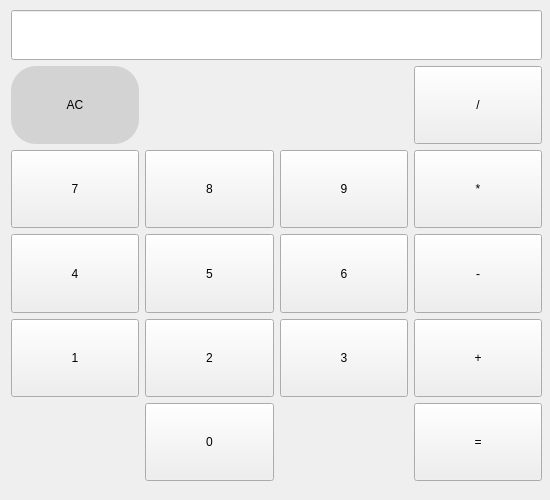
<?xml version="1.0" encoding="UTF-8"?>
<ui version="4.0">
 <class>MainWindow</class>
 <widget class="QMainWindow" name="MainWindow">
  <property name="geometry">
   <rect>
    <x>0</x>
    <y>0</y>
    <width>550</width>
    <height>500</height>
   </rect>
  </property>
  <property name="sizePolicy">
   <sizepolicy hsizetype="Fixed" vsizetype="Fixed">
    <horstretch>0</horstretch>
    <verstretch>0</verstretch>
   </sizepolicy>
  </property>
  <property name="minimumSize">
   <size>
    <width>550</width>
    <height>500</height>
   </size>
  </property>
  <property name="maximumSize">
   <size>
    <width>550</width>
    <height>500</height>
   </size>
  </property>
  <property name="windowTitle">
   <string>MainWindow</string>
  </property>
  <widget class="QWidget" name="centralwidget">
   <property name="sizePolicy">
    <sizepolicy hsizetype="Expanding" vsizetype="Expanding">
     <horstretch>0</horstretch>
     <verstretch>0</verstretch>
    </sizepolicy>
   </property>
   <widget class="QWidget" name="layoutWidget">
    <property name="geometry">
     <rect>
      <x>11</x>
      <y>10</y>
      <width>531</width>
      <height>471</height>
     </rect>
    </property>
    <layout class="QVBoxLayout" name="verticalLayout">
     <item>
      <widget class="QLineEdit" name="Display">
       <property name="sizePolicy">
        <sizepolicy hsizetype="Expanding" vsizetype="Fixed">
         <horstretch>0</horstretch>
         <verstretch>5</verstretch>
        </sizepolicy>
       </property>
       <property name="minimumSize">
        <size>
         <width>0</width>
         <height>50</height>
        </size>
       </property>
       <property name="readOnly">
        <bool>true</bool>
       </property>
      </widget>
     </item>
     <item>
      <layout class="QGridLayout" name="gridLayout">
       <item row="0" column="1" colspan="2">
        <spacer name="horizontalSpacer_2">
         <property name="orientation">
          <enum>Qt::Horizontal</enum>
         </property>
         <property name="sizeHint" stdset="0">
          <size>
           <width>40</width>
           <height>20</height>
          </size>
         </property>
        </spacer>
       </item>
       <item row="2" column="1">
        <widget class="QPushButton" name="btn5">
         <property name="sizePolicy">
          <sizepolicy hsizetype="Expanding" vsizetype="Expanding">
           <horstretch>100</horstretch>
           <verstretch>100</verstretch>
          </sizepolicy>
         </property>
         <property name="styleSheet">
          <string notr="true">
QPushButton:pressed {
    background-color: #A9A9A9; border: 1px solid gray;
	border-radius: 0px;
	padding: 5px;
}</string>
         </property>
         <property name="text">
          <string>5</string>
         </property>
        </widget>
       </item>
       <item row="3" column="4">
        <widget class="QPushButton" name="btnAdd">
         <property name="sizePolicy">
          <sizepolicy hsizetype="Expanding" vsizetype="Expanding">
           <horstretch>100</horstretch>
           <verstretch>100</verstretch>
          </sizepolicy>
         </property>
         <property name="styleSheet">
          <string notr="true">
QPushButton:pressed {
    background-color: #A9A9A9; border: 1px solid gray;
	border-radius: 0px;
	padding: 5px;
}</string>
         </property>
         <property name="text">
          <string>+</string>
         </property>
        </widget>
       </item>
       <item row="1" column="1">
        <widget class="QPushButton" name="btn8">
         <property name="sizePolicy">
          <sizepolicy hsizetype="Expanding" vsizetype="Expanding">
           <horstretch>100</horstretch>
           <verstretch>100</verstretch>
          </sizepolicy>
         </property>
         <property name="styleSheet">
          <string notr="true">
QPushButton:pressed {
    background-color: #A9A9A9; border: 1px solid gray;
	border-radius: 0px;
	padding: 5px;
}</string>
         </property>
         <property name="text">
          <string>8</string>
         </property>
        </widget>
       </item>
       <item row="3" column="0">
        <widget class="QPushButton" name="btn1">
         <property name="sizePolicy">
          <sizepolicy hsizetype="Expanding" vsizetype="Expanding">
           <horstretch>100</horstretch>
           <verstretch>100</verstretch>
          </sizepolicy>
         </property>
         <property name="styleSheet">
          <string notr="true">
QPushButton:pressed {
    background-color: #A9A9A9; border: 1px solid gray;
	border-radius: 0px;
	padding: 5px;
}</string>
         </property>
         <property name="text">
          <string>1</string>
         </property>
        </widget>
       </item>
       <item row="5" column="4">
        <widget class="QPushButton" name="btnEq">
         <property name="sizePolicy">
          <sizepolicy hsizetype="Expanding" vsizetype="Expanding">
           <horstretch>100</horstretch>
           <verstretch>100</verstretch>
          </sizepolicy>
         </property>
         <property name="styleSheet">
          <string notr="true">
QPushButton:pressed {
    background-color: #A9A9A9; border: 1px solid gray;
	border-radius: 0px;
	padding: 5px;
}</string>
         </property>
         <property name="text">
          <string>=</string>
         </property>
        </widget>
       </item>
       <item row="0" column="4">
        <widget class="QPushButton" name="btnDiv">
         <property name="sizePolicy">
          <sizepolicy hsizetype="Expanding" vsizetype="Expanding">
           <horstretch>100</horstretch>
           <verstretch>100</verstretch>
          </sizepolicy>
         </property>
         <property name="minimumSize">
          <size>
           <width>90</width>
           <height>0</height>
          </size>
         </property>
         <property name="styleSheet">
          <string notr="true">
QPushButton:pressed {
    background-color: #A9A9A9; border: 1px solid gray;
	border-radius: 0px;
	padding: 5px;
}</string>
         </property>
         <property name="text">
          <string>/</string>
         </property>
        </widget>
       </item>
       <item row="1" column="4">
        <widget class="QPushButton" name="btnMul">
         <property name="sizePolicy">
          <sizepolicy hsizetype="Expanding" vsizetype="Expanding">
           <horstretch>100</horstretch>
           <verstretch>100</verstretch>
          </sizepolicy>
         </property>
         <property name="styleSheet">
          <string notr="true">
QPushButton:pressed {
    background-color: #A9A9A9; border: 1px solid gray;
	border-radius: 0px;
	padding: 5px;
}</string>
         </property>
         <property name="text">
          <string>*</string>
         </property>
        </widget>
       </item>
       <item row="0" column="0">
        <widget class="QPushButton" name="btnClr">
         <property name="sizePolicy">
          <sizepolicy hsizetype="Expanding" vsizetype="Expanding">
           <horstretch>100</horstretch>
           <verstretch>100</verstretch>
          </sizepolicy>
         </property>
         <property name="styleSheet">
          <string notr="true">QPushButton{

border-radius: 25px;
  background: #D3D3D3 ;
  padding: 20px;
	color: black;
}

QPushButton:pressed {
    background-color: #A9A9A9; border: 1px solid gray;
	border-radius: 25px;
  	background: #D3D3D3 ;
  	padding: 20px;
	color: white;
}</string>
         </property>
         <property name="text">
          <string>AC</string>
         </property>
        </widget>
       </item>
       <item row="2" column="4">
        <widget class="QPushButton" name="btnSub">
         <property name="sizePolicy">
          <sizepolicy hsizetype="Expanding" vsizetype="Expanding">
           <horstretch>100</horstretch>
           <verstretch>100</verstretch>
          </sizepolicy>
         </property>
         <property name="styleSheet">
          <string notr="true">
QPushButton:pressed {
    background-color: #A9A9A9; border: 1px solid gray;
	border-radius: 0px;
	padding: 5px;
}</string>
         </property>
         <property name="text">
          <string>-</string>
         </property>
        </widget>
       </item>
       <item row="3" column="1">
        <widget class="QPushButton" name="btn2">
         <property name="sizePolicy">
          <sizepolicy hsizetype="Expanding" vsizetype="Expanding">
           <horstretch>100</horstretch>
           <verstretch>100</verstretch>
          </sizepolicy>
         </property>
         <property name="styleSheet">
          <string notr="true">
QPushButton:pressed {
    background-color: #A9A9A9; border: 1px solid gray;
	border-radius: 0px;
	padding: 5px;
}</string>
         </property>
         <property name="text">
          <string>2</string>
         </property>
        </widget>
       </item>
       <item row="3" column="2">
        <widget class="QPushButton" name="btn3">
         <property name="sizePolicy">
          <sizepolicy hsizetype="Expanding" vsizetype="Expanding">
           <horstretch>100</horstretch>
           <verstretch>100</verstretch>
          </sizepolicy>
         </property>
         <property name="styleSheet">
          <string notr="true">
QPushButton:pressed {
    background-color: #A9A9A9; border: 1px solid gray;
	border-radius: 0px;
	padding: 5px;
}</string>
         </property>
         <property name="text">
          <string>3</string>
         </property>
        </widget>
       </item>
       <item row="1" column="0">
        <widget class="QPushButton" name="btn7">
         <property name="sizePolicy">
          <sizepolicy hsizetype="Expanding" vsizetype="Expanding">
           <horstretch>100</horstretch>
           <verstretch>100</verstretch>
          </sizepolicy>
         </property>
         <property name="styleSheet">
          <string notr="true">
QPushButton:pressed {
    background-color: #A9A9A9; border: 1px solid gray;
	border-radius: 0px;
	padding: 5px;
}</string>
         </property>
         <property name="text">
          <string>7</string>
         </property>
        </widget>
       </item>
       <item row="1" column="2">
        <widget class="QPushButton" name="btn9">
         <property name="sizePolicy">
          <sizepolicy hsizetype="Expanding" vsizetype="Expanding">
           <horstretch>100</horstretch>
           <verstretch>100</verstretch>
          </sizepolicy>
         </property>
         <property name="styleSheet">
          <string notr="true">
QPushButton:pressed {
    background-color: #A9A9A9; border: 1px solid gray;
	border-radius: 0px;
	padding: 5px;
}</string>
         </property>
         <property name="text">
          <string>9</string>
         </property>
        </widget>
       </item>
       <item row="2" column="2">
        <widget class="QPushButton" name="btn6">
         <property name="sizePolicy">
          <sizepolicy hsizetype="Expanding" vsizetype="Expanding">
           <horstretch>100</horstretch>
           <verstretch>100</verstretch>
          </sizepolicy>
         </property>
         <property name="styleSheet">
          <string notr="true">
QPushButton:pressed {
    background-color: #A9A9A9; border: 1px solid gray;
	border-radius: 0px;
	padding: 5px;
}</string>
         </property>
         <property name="text">
          <string>6</string>
         </property>
        </widget>
       </item>
       <item row="2" column="0">
        <widget class="QPushButton" name="btn4">
         <property name="sizePolicy">
          <sizepolicy hsizetype="Expanding" vsizetype="Expanding">
           <horstretch>100</horstretch>
           <verstretch>100</verstretch>
          </sizepolicy>
         </property>
         <property name="styleSheet">
          <string notr="true">
QPushButton:pressed {
    background-color: #A9A9A9; border: 1px solid gray;
	border-radius: 0px;
	padding: 5px;
}</string>
         </property>
         <property name="text">
          <string>4</string>
         </property>
        </widget>
       </item>
       <item row="5" column="1">
        <widget class="QPushButton" name="btn0">
         <property name="sizePolicy">
          <sizepolicy hsizetype="Minimum" vsizetype="Expanding">
           <horstretch>0</horstretch>
           <verstretch>0</verstretch>
          </sizepolicy>
         </property>
         <property name="styleSheet">
          <string notr="true">
QPushButton:pressed {
    background-color: #A9A9A9; border: 1px solid gray;
	border-radius: 0px;
	padding: 5px;
}</string>
         </property>
         <property name="text">
          <string>0</string>
         </property>
        </widget>
       </item>
       <item row="5" column="0">
        <spacer name="horizontalSpacer">
         <property name="orientation">
          <enum>Qt::Horizontal</enum>
         </property>
         <property name="sizeHint" stdset="0">
          <size>
           <width>40</width>
           <height>20</height>
          </size>
         </property>
        </spacer>
       </item>
       <item row="5" column="2">
        <spacer name="horizontalSpacer_3">
         <property name="orientation">
          <enum>Qt::Horizontal</enum>
         </property>
         <property name="sizeHint" stdset="0">
          <size>
           <width>40</width>
           <height>20</height>
          </size>
         </property>
        </spacer>
       </item>
      </layout>
     </item>
    </layout>
   </widget>
  </widget>
 </widget>
 <resources/>
 <connections/>
</ui>
